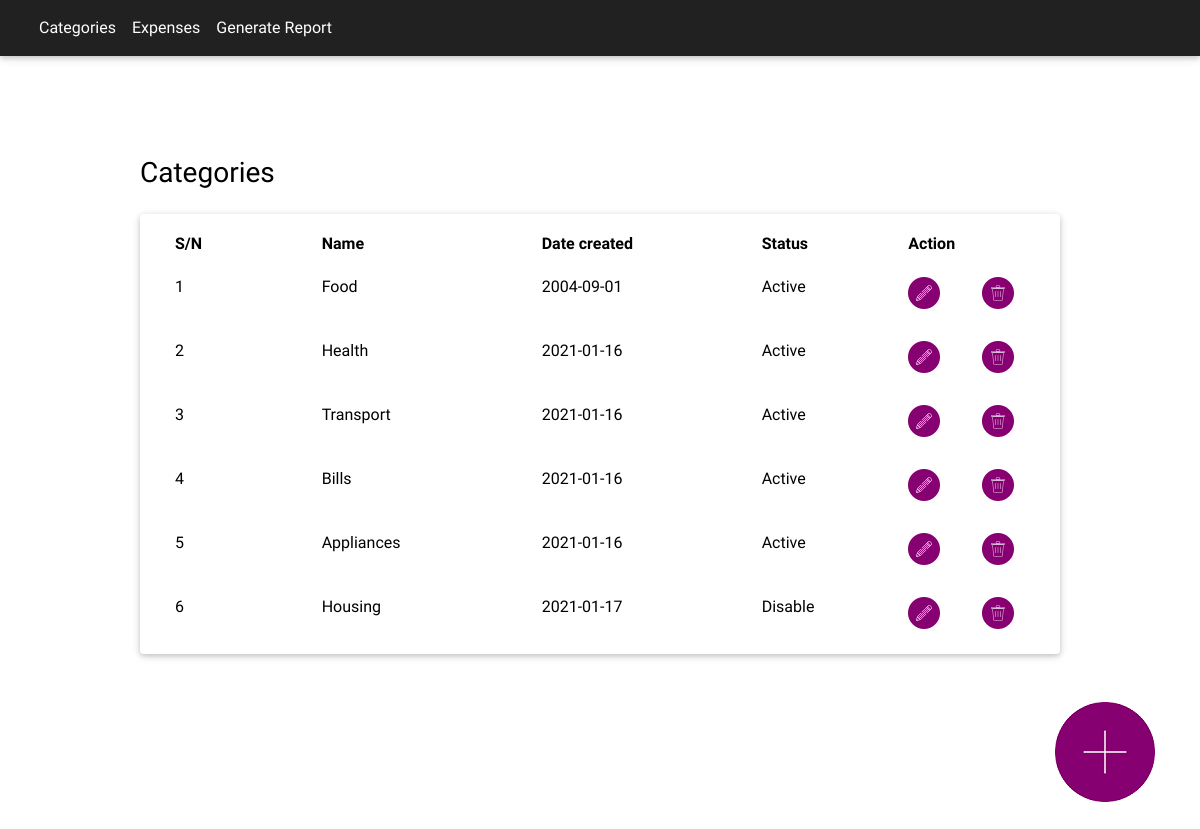
Screenshot of /category_table.php with the database file from the repository.
### tables this page shows
CREATE TABLE `category` (
  `id` int(11) NOT NULL,
  `cname` varchar(100) DEFAULT NULL,
  `cdate` date DEFAULT NULL,
  `status` varchar(1000) DEFAULT NULL,
  `uid` int(11) DEFAULT NULL
);

### includes/category.inc.php (the view, shortened to what this page needs)
<?php
    class Category{
        function getData(){
            include 'db.inc.php';
            if (isset($search)){
                echo 'search data';
            }else{
                $sql = 'select * from category';
                $result = mysqli_query($conn,$sql);
                $x = 1;
                while($row = mysqli_fetch_assoc($result)){
                    echo '
                    <div class="row py-3 hoverable">
                    <div class="col-lg-2 col-md-2">
                      <h6 style="color: black;">
                        '.$x.'
                      </h6>
                    </div>
                    <div class="col-lg-3 col-md-4">
                      <h6  style="color: black;">
                        '.$row['cname'].'
                      </h6>
                    </div>
                    <div class="col-lg-3 col-md-4">
                      <h6  style="color: black;">
                        '.$row['cdate'].'
                      </h6>
                    </div>
                    <div class="col-lg-2 col-md-4">
                      <h6  style="color: black;">
                        '.$row['status'].'
                      </h6>
                    </div>
                    <div class="col-lg-2 col-md-2">
                      <div class="row">
                        <div class="col-lg-6">
                          <a href="edit_category.php?'.$row['id'].'">
                            <img src="img/pencil.png" alt="" class="img-fluid">
                          </a>
                        </div>
                        <div class="col-lg-6">
                          <a href="#!">
                            <img src="img/dustbin.png" alt="" class="img-fluid">
                          </a>
                        </div>
                      </div>
                    </div>
                  </div>
                    ';
                    $x = $x +1;
                }
            }
        }
    }
?>

### category_table.php (shortened to what this page needs)
<!DOCTYPE html>
<html lang="en">
<head>
  <link rel="stylesheet" href="https://use.fontawesome.com/releases/v5.11.2/css/all.css">
  <link rel="stylesheet" href="css/bootstrap.min.css">
  <link rel="stylesheet" href="css/mdb.min.css">
  <link rel="stylesheet" href="css/style.css">
  <link rel="stylesheet" href="main.css">
</head>
<body>
<nav class="navbar navbar-expand-lg navbar-light bg-dark">
  <div class="container-fluid">
    <div class="collapse navbar-collapse" id="navbarNav">
      <ul class="navbar-nav">
        <li class="nav-item">
          <a class="nav-link" style='color:white' href="category_table.php">Categories</a>
        </li>
        <li class="nav-item">
          <a class="nav-link" style='color:white' href="expenses_table.php">Expenses</a>
        </li>
        <li class="nav-item">
          <a class="nav-link" style='color:white'  href="generate_report.php">Generate Report</a>
        </li>
      </ul>
    </div>
  </div>
</nav>
  <section class="section-padding">
   <div class="container">
     <div class="row mb-3 " style="justify-content: center;align-items: center;">
       <div class="col-lg-10">
        <h3  id="categories" style="color: black;">Categories</h3 >
       </div>
     </div>
     <div class="row" style="justify-content: center;align-items: center;">
       <div class="col-lg-10">
        <div class="card">
          <div class="card-body">
            <div class="container scroll">
              <div class="row">
                <div class="col-lg-2 col-md-2">
                  <h6 class="font-weight-bold" style="color: black;">
                    S/N
                  </h6>
                </div>
                <div class="col-lg-3 col-md-4">
                  <h6 class="font-weight-bold" style="color: black;">
                    Name
                  </h6>
                </div>
                <div class="col-lg-3 col-md-4">
                  <h6 class="font-weight-bold" style="color: black;">
                    Date created
                  </h6>
                </div>
                <div class="col-lg-2 col-md-4">
                  <h6 class="font-weight-bold" style="color: black;">
                    Status
                  </h6>
                </div>
                <div class="col-lg-2 col-md-2">
                  <h6 class="font-weight-bold" style="color: black;">
                  Action
                  </h6>
                </div>
              </div>
            <?php
           include 'includes/category.inc.php';
           $category = new Category();
           $category->getData();
            ?>
            </div>
          </div>
         </div>
       </div>
     </div>
   </div>
   <div class="container mt-5">
     <div class="row">
       <div class="col-lg-12">
        <a href="category.php">
          <div style="position: relative;">
            <img class="img-fluid" src="img/add.png" style="float: right;" />
          </div>
        </a>
       </div>
     </div>
   </div>
  </section>
</body>
</html>

### main.css (style rules this page uses)
.section-padding { padding-top:100px; padding-bottom:100px; }
body { color: #999999; font-family: "Prompt", sans-serif; }
.scroll { max-height: 400px; overflow-y: scroll; }

### rows the page displays
category: cname "Food", cdate "2004-09-01", status "Active"
category: cname "Health", cdate "2021-01-16", status "Active"
category: cname "Transport", cdate "2021-01-16", status "Active"
category: cname "Bills", cdate "2021-01-16", status "Active"
category: cname "Appliances", cdate "2021-01-16", status "Active"
category: cname "Housing", cdate "2021-01-17", status "Disable"
